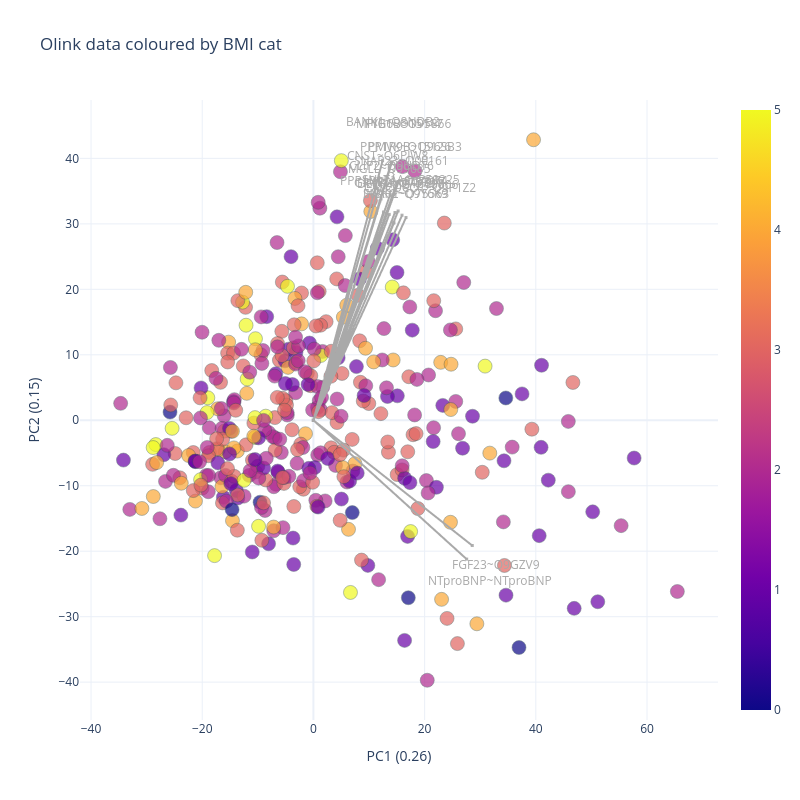

Write notebook code for a chart like this one.
### Code cell
figure = viz.get_pca_plot(pca, identifier='pca', args=args)
iplot(figure.figure)

### Figure 1 — Plotly figure (JSON) as saved in the notebook; plotly's stock layout.template omitted (floating-point values rounded to 4 significant figures; data arrays with more than 128 entries replaced by an {"elided": "..."} marker saying what was removed)
{"data": [{"customdata": {"elided": "383x1 str values"}, "hovertemplate": "x=%{x}<br>y=%{y}<br>SampleID=%{customdata[0]}<br>group=%{marker.color}<extra></extra>", "legendgroup": "", "marker": {"color": {"elided": "383 int values"}, "coloraxis": "coloraxis", "line": {"color": "DarkSlateGrey", "width": 0.5}, "opacity": 0.7, "size": 14, "symbol": "circle"}, "mode": "markers", "name": "", "orientation": "v", "showlegend": false, "type": "scatter", "x": {"elided": "383 float values"}, "xaxis": "x", "y": {"elided": "383 float values"}, "yaxis": "y"}, {"marker": {"color": "darkgrey", "opacity": 0.9, "showscale": false, "size": 3, "symbol": 1}, "mode": "markers+lines", "name": "FYB1~O15117", "showlegend": false, "text": "FYB1~O15117 loading: 0.12", "type": "scattergl", "x": [0, 14.13], "y": [0, 39.48]}, {"marker": {"color": "darkgrey", "opacity": 0.9, "showscale": false, "size": 3, "symbol": 1}, "mode": "markers+lines", "name": "MPIG6B~O95866", "showlegend": false, "text": "MPIG6B~O95866 loading: 0.12", "type": "scattergl", "x": [0, 14.02], "y": [0, 39.4]}, {"marker": {"color": "darkgrey", "opacity": 0.9, "showscale": false, "size": 3, "symbol": 1}, "mode": "markers+lines", "name": "BANK1~Q8NDB2", "showlegend": false, "text": "BANK1~Q8NDB2 loading: 0.12", "type": "scattergl", "x": [0, 12.44], "y": [0, 39.65]}, {"marker": {"color": "darkgrey", "opacity": 0.9, "showscale": false, "size": 3, "symbol": 1}, "mode": "markers+lines", "name": "PPP1R9B~Q96SB3", "showlegend": false, "text": "PPP1R9B~Q96SB3 loading: 0.11", "type": "scattergl", "x": [0, 15.3], "y": [0, 36.42]}, {"marker": {"color": "darkgrey", "opacity": 0.9, "showscale": false, "size": 3, "symbol": 1}, "mode": "markers+lines", "name": "PMVK~Q15126", "showlegend": false, "text": "PMVK~Q15126 loading: 0.11", "type": "scattergl", "x": [0, 15.04], "y": [0, 36.36]}, {"marker": {"color": "darkgrey", "opacity": 0.9, "showscale": false, "size": 3, "symbol": 1}, "mode": "markers+lines", "name": "SNAP23~O00161", "showlegend": false, "text": "SNAP23~O00161 loading: 0.11", "type": "scattergl", "x": [0, 13.81], "y": [0, 34.51]}, {"marker": {"color": "darkgrey", "opacity": 0.9, "showscale": false, "size": 3, "symbol": 1}, "mode": "markers+lines", "name": "CNST~Q6PJW8", "showlegend": false, "text": "CNST~Q6PJW8 loading: 0.11", "type": "scattergl", "x": [0, 11.65], "y": [0, 35.17]}, {"marker": {"color": "darkgrey", "opacity": 0.9, "showscale": false, "size": 3, "symbol": 1}, "mode": "markers+lines", "name": "CLIP2~Q9UDT6", "showlegend": false, "text": "CLIP2~Q9UDT6 loading: 0.10", "type": "scattergl", "x": [0, 12.17], "y": [0, 33.81]}, {"marker": {"color": "darkgrey", "opacity": 0.9, "showscale": false, "size": 3, "symbol": 1}, "mode": "markers+lines", "name": "MGLL~Q99685", "showlegend": false, "text": "MGLL~Q99685 loading: 0.10", "type": "scattergl", "x": [0, 11.95], "y": [0, 33.49]}, {"marker": {"color": "darkgrey", "opacity": 0.9, "showscale": false, "size": 3, "symbol": 1}, "mode": "markers+lines", "name": "SULT1A1~P50225", "showlegend": false, "text": "SULT1A1~P50225 loading: 0.10", "type": "scattergl", "x": [0, 15.24], "y": [0, 31.97]}, {"marker": {"color": "darkgrey", "opacity": 0.9, "showscale": false, "size": 3, "symbol": 1}, "mode": "markers+lines", "name": "CALCOCO1~Q9P1Z2", "showlegend": false, "text": "CALCOCO1~Q9P1Z2 loading: 0.10", "type": "scattergl", "x": [0, 16.66], "y": [0, 30.96]}, {"marker": {"color": "darkgrey", "opacity": 0.9, "showscale": false, "size": 3, "symbol": 1}, "mode": "markers+lines", "name": "COX5B~P10606", "showlegend": false, "text": "COX5B~P10606 loading: 0.10", "type": "scattergl", "x": [0, 15.94], "y": [0, 31.32]}, {"marker": {"color": "darkgrey", "opacity": 0.9, "showscale": false, "size": 3, "symbol": 1}, "mode": "markers+lines", "name": "YES1~P07947", "showlegend": false, "text": "YES1~P07947 loading: 0.10", "type": "scattergl", "x": [0, 14.66], "y": [0, 31.73]}, {"marker": {"color": "darkgrey", "opacity": 0.9, "showscale": false, "size": 3, "symbol": 1}, "mode": "markers+lines", "name": "NTproBNP~NTproBNP", "showlegend": false, "text": "NTproBNP~NTproBNP loading: 0.10", "type": "scattergl", "x": [0, 27.57], "y": [0, -21.21]}, {"marker": {"color": "darkgrey", "opacity": 0.9, "showscale": false, "size": 3, "symbol": 1}, "mode": "markers+lines", "name": "FGF23~Q9GZV9", "showlegend": false, "text": "FGF23~Q9GZV9 loading: 0.10", "type": "scattergl", "x": [0, 28.57], "y": [0, -19.14]}, {"marker": {"color": "darkgrey", "opacity": 0.9, "showscale": false, "size": 3, "symbol": 1}, "mode": "markers+lines", "name": "DECR1~Q16698", "showlegend": false, "text": "DECR1~Q16698 loading: 0.10", "type": "scattergl", "x": [0, 13.63], "y": [0, 31.45]}, {"marker": {"color": "darkgrey", "opacity": 0.9, "showscale": false, "size": 3, "symbol": 1}, "mode": "markers+lines", "name": "GRAP2~O75791", "showlegend": false, "text": "GRAP2~O75791 loading: 0.10", "type": "scattergl", "x": [0, 13.16], "y": [0, 31.59]}, {"marker": {"color": "darkgrey", "opacity": 0.9, "showscale": false, "size": 3, "symbol": 1}, "mode": "markers+lines", "name": "PPP1R12A~O14974", "showlegend": false, "text": "PPP1R12A~O14974 loading: 0.10", "type": "scattergl", "x": [0, 12.6], "y": [0, 31.81]}, {"marker": {"color": "darkgrey", "opacity": 0.9, "showscale": false, "size": 3, "symbol": 1}, "mode": "markers+lines", "name": "SKAP2~O75563", "showlegend": false, "text": "SKAP2~O75563 loading: 0.10", "type": "scattergl", "x": [0, 14.49], "y": [0, 30.17]}, {"marker": {"color": "darkgrey", "opacity": 0.9, "showscale": false, "size": 3, "symbol": 1}, "mode": "markers+lines", "name": "IKBKG~Q9Y6K9", "showlegend": false, "text": "IKBKG~Q9Y6K9 loading: 0.10", "type": "scattergl", "x": [0, 14.4], "y": [0, 30.12]}], "layout": {"annotations": [{"align": "center", "ax": 20, "ay": -30, "font": {"color": "darkgrey", "size": 12}, "showarrow": false, "text": "FYB1~O15117", "x": 16.25, "xref": "x", "y": 45.4, "yref": "y"}, {"align": "center", "ax": 20, "ay": -30, "font": {"color": "darkgrey", "size": 12}, "showarrow": false, "text": "MPIG6B~O95866", "x": 16.12, "xref": "x", "y": 45.31, "yref": "y"}, {"align": "center", "ax": 20, "ay": -30, "font": {"color": "darkgrey", "size": 12}, "showarrow": false, "text": "BANK1~Q8NDB2", "x": 14.31, "xref": "x", "y": 45.6, "yref": "y"}, {"align": "center", "ax": 20, "ay": -30, "font": {"color": "darkgrey", "size": 12}, "showarrow": false, "text": "PPP1R9B~Q96SB3", "x": 17.59, "xref": "x", "y": 41.88, "yref": "y"}, {"align": "center", "ax": 20, "ay": -30, "font": {"color": "darkgrey", "size": 12}, "showarrow": false, "text": "PMVK~Q15126", "x": 17.3, "xref": "x", "y": 41.82, "yref": "y"}, {"align": "center", "ax": 20, "ay": -30, "font": {"color": "darkgrey", "size": 12}, "showarrow": false, "text": "SNAP23~O00161", "x": 15.88, "xref": "x", "y": 39.69, "yref": "y"}, {"align": "center", "ax": 20, "ay": -30, "font": {"color": "darkgrey", "size": 12}, "showarrow": false, "text": "CNST~Q6PJW8", "x": 13.39, "xref": "x", "y": 40.44, "yref": "y"}, {"align": "center", "ax": 20, "ay": -30, "font": {"color": "darkgrey", "size": 12}, "showarrow": false, "text": "CLIP2~Q9UDT6", "x": 13.99, "xref": "x", "y": 38.89, "yref": "y"}, {"align": "center", "ax": 20, "ay": -30, "font": {"color": "darkgrey", "size": 12}, "showarrow": false, "text": "MGLL~Q99685", "x": 13.74, "xref": "x", "y": 38.51, "yref": "y"}, {"align": "center", "ax": 20, "ay": -30, "font": {"color": "darkgrey", "size": 12}, "showarrow": false, "text": "SULT1A1~P50225", "x": 17.53, "xref": "x", "y": 36.77, "yref": "y"}, {"align": "center", "ax": 20, "ay": -30, "font": {"color": "darkgrey", "size": 12}, "showarrow": false, "text": "CALCOCO1~Q9P1Z2", "x": 19.15, "xref": "x", "y": 35.61, "yref": "y"}, {"align": "center", "ax": 20, "ay": -30, "font": {"color": "darkgrey", "size": 12}, "showarrow": false, "text": "COX5B~P10606", "x": 18.33, "xref": "x", "y": 36.02, "yref": "y"}, {"align": "center", "ax": 20, "ay": -30, "font": {"color": "darkgrey", "size": 12}, "showarrow": false, "text": "YES1~P07947", "x": 16.86, "xref": "x", "y": 36.48, "yref": "y"}, {"align": "center", "ax": 20, "ay": -30, "font": {"color": "darkgrey", "size": 12}, "showarrow": false, "text": "NTproBNP~NTproBNP", "x": 31.7, "xref": "x", "y": -24.4, "yref": "y"}, {"align": "center", "ax": 20, "ay": -30, "font": {"color": "darkgrey", "size": 12}, "showarrow": false, "text": "FGF23~Q9GZV9", "x": 32.85, "xref": "x", "y": -22.01, "yref": "y"}, {"align": "center", "ax": 20, "ay": -30, "font": {"color": "darkgrey", "size": 12}, "showarrow": false, "text": "DECR1~Q16698", "x": 15.68, "xref": "x", "y": 36.17, "yref": "y"}, {"align": "center", "ax": 20, "ay": -30, "font": {"color": "darkgrey", "size": 12}, "showarrow": false, "text": "GRAP2~O75791", "x": 15.13, "xref": "x", "y": 36.33, "yref": "y"}, {"align": "center", "ax": 20, "ay": -30, "font": {"color": "darkgrey", "size": 12}, "showarrow": false, "text": "PPP1R12A~O14974", "x": 14.49, "xref": "x", "y": 36.58, "yref": "y"}, {"align": "center", "ax": 20, "ay": -30, "font": {"color": "darkgrey", "size": 12}, "showarrow": false, "text": "SKAP2~O75563", "x": 16.67, "xref": "x", "y": 34.7, "yref": "y"}, {"align": "center", "ax": 20, "ay": -30, "font": {"color": "darkgrey", "size": 12}, "showarrow": false, "text": "IKBKG~Q9Y6K9", "x": 16.56, "xref": "x", "y": 34.64, "yref": "y"}], "height": 800, "hovermode": "closest", "legend": {"orientation": "h", "x": 1, "xanchor": "right", "y": 1, "yanchor": "bottom"}, "title": {"text": "Olink data coloured by BMI cat"}, "width": 800, "xaxis": {"title": {"text": "PC1 (0.26)"}}, "yaxis": {"title": {"text": "PC2 (0.15)"}}}}
